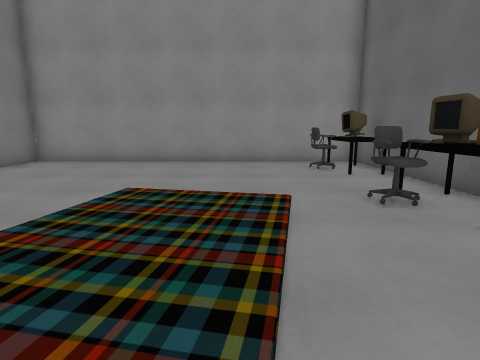
View 1 (above)

12 first-person views from a walk through a 3-D level made in the Godot game engine. The camera is 1.3 m above the floor, tilts 10° down and sees 80° across. The floor is counted in squares, 1 m on a side. Each view is taken from the middle of a square. On the plan, view 1 faces up. The plan holds only what a view shows up to about 13 squares ahead; the rest is blank. The place goes on beyond the plan. Some surface patterns are stand-ins.

View 2
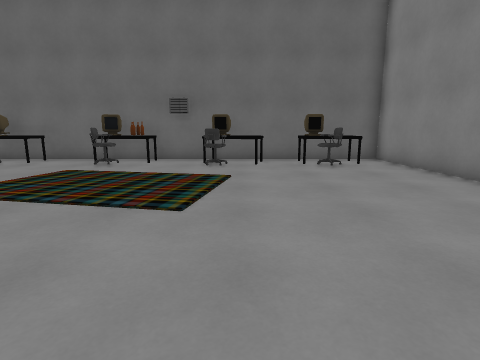

View 3
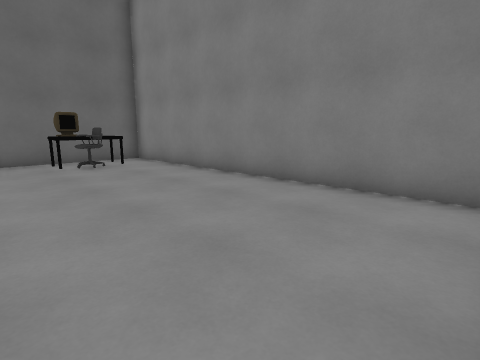

View 4
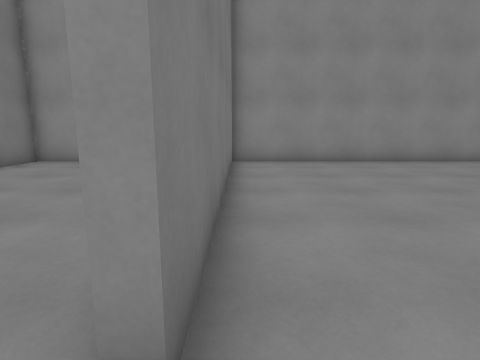

View 5
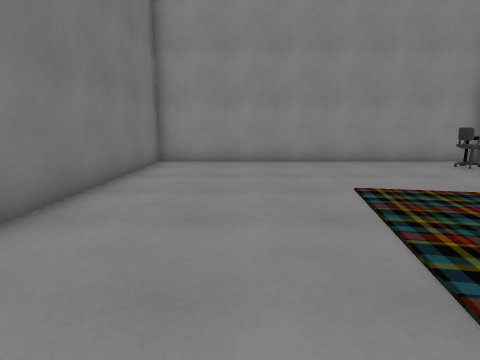

View 6
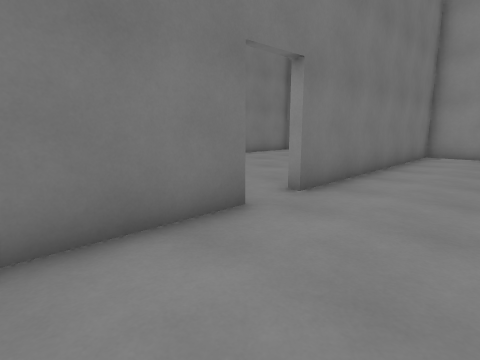

View 7
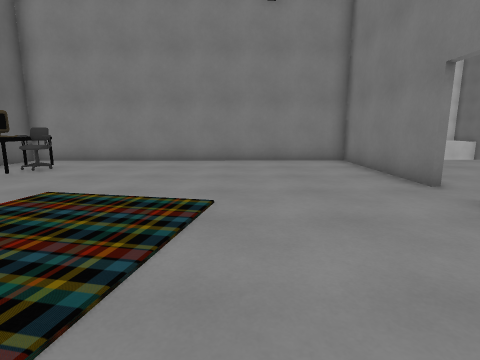

View 8
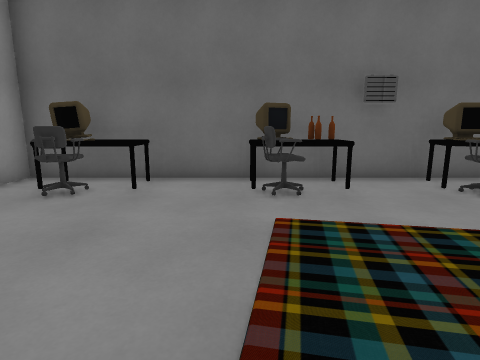

View 9
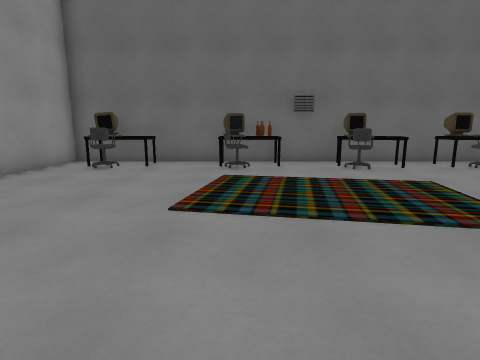

View 10
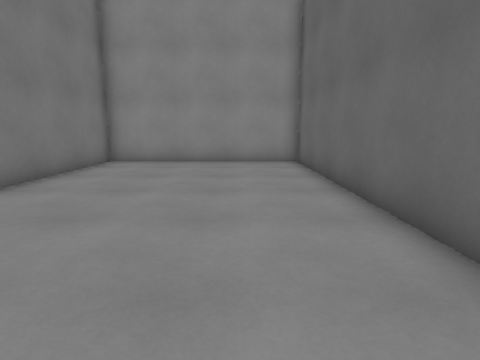

View 11
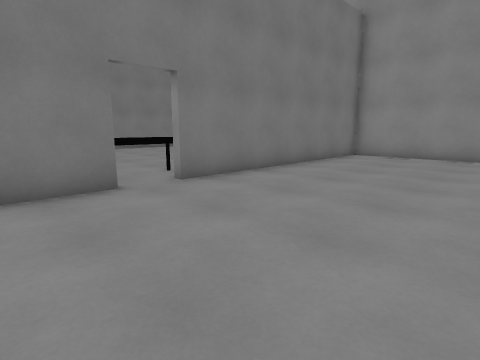

View 12
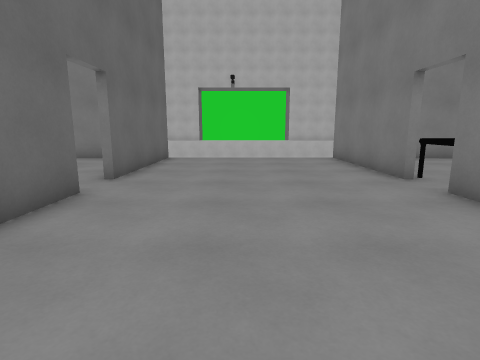

### Floor plan
Points are (right, up) in squares from view 1. A wall is a line through its corners. A room is listed if a view was taken in it or the views show most of it. See-through windows are left out.
Room 1 (views 1, 2, 3, 4, 5, 6, 7, 8, 9)
walls: (-8.4, -0.4) (-8.4, -6.2) (4.7, -6) (4.7, 11.7) (-8.4, 11.7) (-8.4, 1.2) (-8.6, 1.2)
ways out: opening at (-9, 0.5) to room 2
objects: chair (2, -4) to (3, -3); chair (2, 5); other object (3, -1) to (4, -1); chair (3, 1); desk (3, 4) to (4, 6); chair (3, 9) to (3, 10); other object (4, -4) to (4, -3); other object (4, 1); other object (4, 4); desk (4, 9) to (4, 10)
Room 2 (views 10, 11, 12)
walls: (-16.3, -1.4) (-16.3, -6.2); (-8.6, 1.2) (-8.6, 11.7) (-16.3, 11.7) (-16.3, 2.4); (-8.6, -6.2) (-8.6, -0.5)
ways out: opening at (-9, 0.5) to room 1
objects: other object (-18, -1) to (-17, 2)

Where each view was taken, in squares from view 1:
view 1: 0 up, 0 right, facing up
view 2: 0 up, 8 left, facing right
view 3: 0 up, 8 left, facing down-right
view 4: 0 up, 8 left, facing up
view 5: 0 up, 5 left, facing up
view 6: 4 down, 5 left, facing up-left
view 7: 6 up, 4 left, facing down
view 8: 6 up, 3 left, facing right
view 9: 5 up, 7 left, facing right
view 10: 0 up, 11 left, facing up
view 11: 3 down, 10 left, facing up-left
view 12: 7 up, 12 left, facing down
